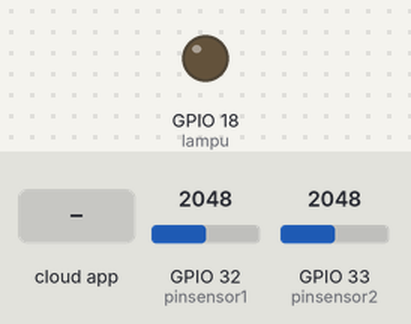
This sketch was run on a simulated ESP32. Shown: output pins drawn as LEDs (lit = HIGH). Inputs (shaded band) come from the test bench; at power-on: GPIO 32 (pinsensor1) = 2048, GPIO 33 (pinsensor2) = 2048. WiFi joins after 1.5 s; servers stay silent unless stated; the Firebase database answers and starts empty; what the sketch prints to the serial monitor is not drawn.

Above: at 3.1 s.
3.2 s: the phone or cloud app sets lampu to 1
At 4.9 s:
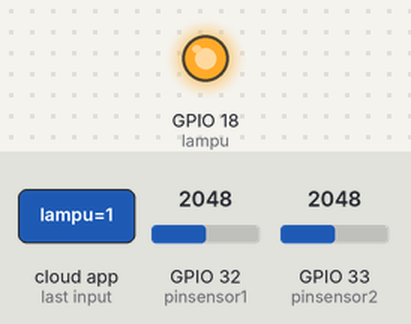
5.2 s: the phone or cloud app sets lampu to 0
At 6.4 s:
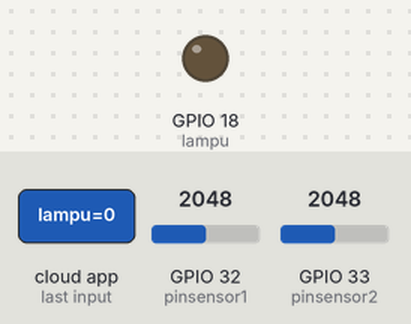
Timing chart, 0 to 8.2 s (numbered marks = the images above; inputs shaded):
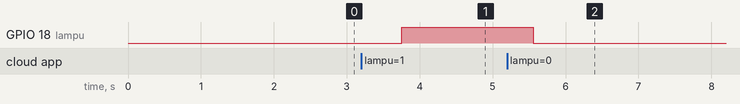

Measured:
- after the input at 3.2 s, GPIO 18 (lampu): LOW → HIGH after 0.55 s
- after the input at 5.2 s, GPIO 18 (lampu): HIGH → LOW after 0.36 s

The sketch:

Latihan_5_Post_Data_and_Control_ESP32_using_Firebase.ino
```cpp
/*
  Latihan 5
  POST Data dan Control dengan Google Firebase
  .
  .
  @Iwan Cilibur / +628988541995
  +6287775593898 (Office)
  www.interactiverobotics.club
 */

#include <WiFi.h>
#include <IOXhop_FirebaseESP32.h>

// Masukan Host Firebase dan Aut Token Firebase
#define WIFISSID "www.interactiverobotics.club3" // WifiSSID
#define PASSWORD  "cilibur2019"   // WifiPassword
#define FIREBASE_HOST "esp32tutorial.firebaseio.com"  //Host Firebase
#define FIREBASE_AUTH "0QuTPAXe5zdg1iSCtGdNvuFU6xiWAlje58LAVI5U" //Kode Token Firebase

//Membuat Variable
int pinsensor1=32;
int pinsensor2=33;
int lampu=18;

void setup() {
  //Menentukan Fungsi dari PIN
  pinMode(pinsensor1,INPUT);
  pinMode(pinsensor2,INPUT);
  pinMode(lampu,OUTPUT);

  Serial.begin(115200);
  WiFi.begin(WIFISSID, PASSWORD);
  Serial.print("Menghubungkan...");
    while (WiFi.status() != WL_CONNECTED) {
        Serial.print(".");
        delay(500);
    }
  Serial.println("");
  Serial.println("WiFi Terhubung.");
  Serial.println("IP address: ");
  Serial.print(WiFi.localIP());
  Serial.println();

  //Firebase Konfigurasi
  Firebase.begin(FIREBASE_HOST, FIREBASE_AUTH);
  Firebase.set("sensor1", 0);
  Firebase.set("sensor2", 0);
  Firebase.set("lampu", 0);
}

void loop() {

//Ambil data Sensor
float kirim_sensor1=analogRead(pinsensor1);
float kirim_sensor2=analogRead(33);

//Post Data Sensor
Firebase.setString("pesan", "Hallo Saya dari ESP32");
Firebase.setFloat("sensor1",kirim_sensor1);
Firebase.setFloat("sensor2",kirim_sensor2);

//Program Control
digitalWrite(lampu, Firebase.getInt("lampu"));

}
```
